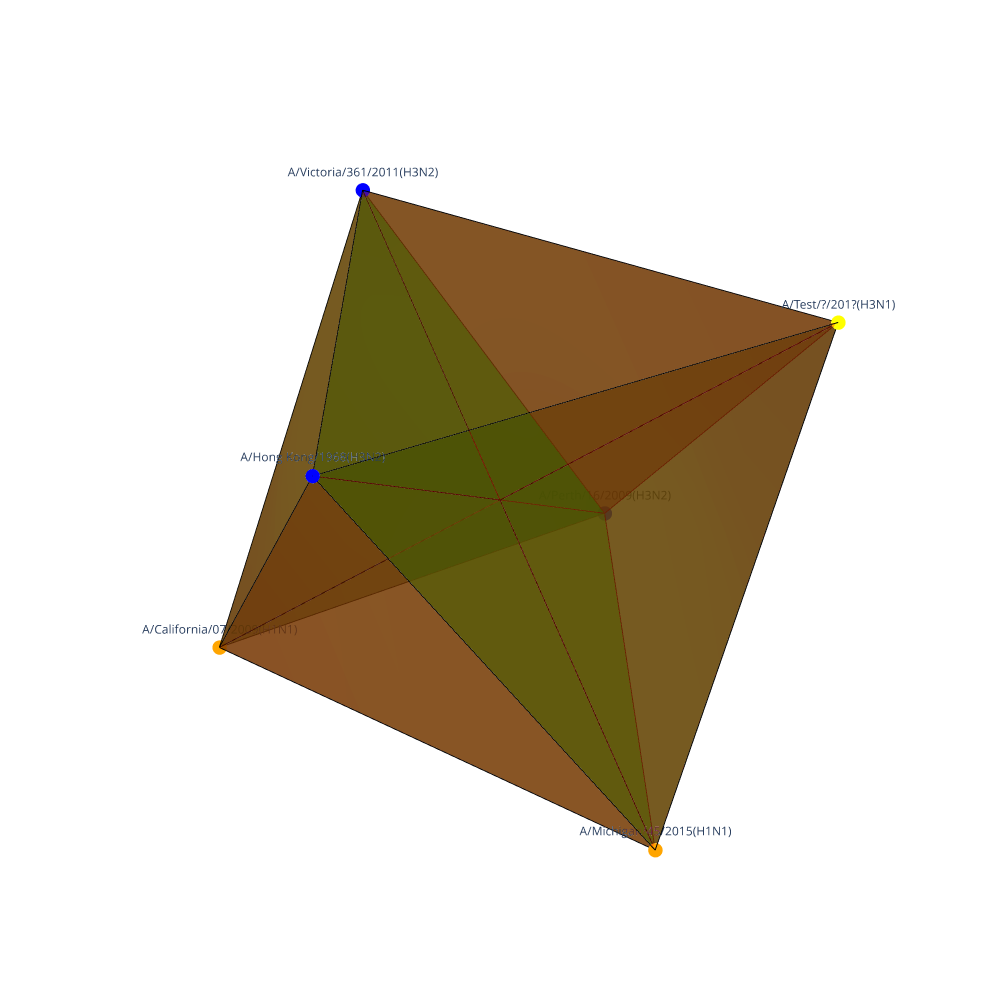

Notebook code for this chart:
### Code cell
# Visualizar el complejo simplicial 3D
print("Visualizing 3D simplicial complex at filtration time 150")
visualize_simplicial_complex(simplex_tree, 150, vertex_names=labels)

### Figure 1 — Plotly figure (JSON) as saved in the notebook; plotly's stock layout.template omitted (floating-point values rounded to 4 significant figures)
{"data": [{"hoverinfo": "text", "marker": {"color": ["blue", "blue", "orange", "blue", "orange", "yellow"], "size": 5}, "mode": "markers+text", "text": ["A/Victoria/361/2011(H3N2)", "A/Perth/16/2009(H3N2)", "A/Michigan/45/2015(H1N1)", "A/Hong Kong/1968(H3N2) ", "A/California/07/2009(H1N1)", "A/Test/?/201?(H3N1)"], "textposition": "top center", "type": "scatter3d", "x": [-0.2575, -1, 0.2578, 0.9999, 0.7623, -0.7624], "y": [-0.9788, -0.3354, 0.9788, 0.3353, -0.7553, 0.7555], "z": [0.7906, -0.741, -0.7905, 0.7412, -0.687, 0.6867]}, {"hoverinfo": "none", "line": {"color": ["black", "black", "black", "black", "black", "black", "black", "black", "black", "black", "black", "black", "black", "black", "black", "black", "black", "black", "black", "black", "black", "black", "black", "black", "black", "black", "black", "black", "black", "black", "black", "black", "black", "black", "black", "black", "black", "black", "black", "black", "black", "black", "black", "black", "black"], "width": 2}, "mode": "lines", "type": "scatter3d", "x": [-0.2575, -1, null, -0.2575, 0.9999, null, -0.2575, 0.7623, null, -0.2575, 0.2578, null, -0.2575, -0.7624, null, -1, 0.9999, null, -1, 0.7623, null, -1, 0.2578, null, -1, -0.7624, null, 0.2578, -0.7624, null, 0.2578, 0.7623, null, 0.2578, 0.9999, null, 0.9999, 0.7623, null, 0.9999, -0.7624, null, 0.7623, -0.7624, null], "y": [-0.9788, -0.3354, null, -0.9788, 0.3353, null, -0.9788, -0.7553, null, -0.9788, 0.9788, null, -0.9788, 0.7555, null, -0.3354, 0.3353, null, -0.3354, -0.7553, null, -0.3354, 0.9788, null, -0.3354, 0.7555, null, 0.9788, 0.7555, null, 0.9788, -0.7553, null, 0.9788, 0.3353, null, 0.3353, -0.7553, null, 0.3353, 0.7555, null, -0.7553, 0.7555, null], "z": [0.7906, -0.741, null, 0.7906, 0.7412, null, 0.7906, -0.687, null, 0.7906, -0.7905, null, 0.7906, 0.6867, null, -0.741, 0.7412, null, -0.741, -0.687, null, -0.741, -0.7905, null, -0.741, 0.6867, null, -0.7905, 0.6867, null, -0.7905, -0.687, null, -0.7905, 0.7412, null, 0.7412, -0.687, null, 0.7412, 0.6867, null, -0.687, 0.6867, null]}, {"color": "red", "opacity": 0.3, "type": "mesh3d", "x": [0.2578, 0.7623, -0.7624], "y": [0.9788, -0.7553, 0.7555], "z": [-0.7905, -0.687, 0.6867]}, {"color": "red", "opacity": 0.3, "type": "mesh3d", "x": [-0.2575, -1, 0.9999], "y": [-0.9788, -0.3354, 0.3353], "z": [0.7906, -0.741, 0.7412]}, {"color": "red", "opacity": 0.3, "type": "mesh3d", "x": [0.2578, 0.9999, 0.7623], "y": [0.9788, 0.3353, -0.7553], "z": [-0.7905, 0.7412, -0.687]}, {"color": "red", "opacity": 0.3, "type": "mesh3d", "x": [0.2578, 0.9999, -0.7624], "y": [0.9788, 0.3353, 0.7555], "z": [-0.7905, 0.7412, 0.6867]}, {"color": "red", "opacity": 0.3, "type": "mesh3d", "x": [0.9999, 0.7623, -0.7624], "y": [0.3353, -0.7553, 0.7555], "z": [0.7412, -0.687, 0.6867]}, {"color": "red", "opacity": 0.3, "type": "mesh3d", "x": [-0.2575, 0.9999, 0.7623], "y": [-0.9788, 0.3353, -0.7553], "z": [0.7906, 0.7412, -0.687]}, {"color": "red", "opacity": 0.3, "type": "mesh3d", "x": [-0.2575, -1, 0.7623], "y": [-0.9788, -0.3354, -0.7553], "z": [0.7906, -0.741, -0.687]}, {"color": "red", "opacity": 0.3, "type": "mesh3d", "x": [-1, 0.9999, 0.7623], "y": [-0.3354, 0.3353, -0.7553], "z": [-0.741, 0.7412, -0.687]}, {"color": "red", "opacity": 0.3, "type": "mesh3d", "x": [-0.2575, 0.2578, 0.9999], "y": [-0.9788, 0.9788, 0.3353], "z": [0.7906, -0.7905, 0.7412]}, {"color": "red", "opacity": 0.3, "type": "mesh3d", "x": [-0.2575, 0.2578, 0.7623], "y": [-0.9788, 0.9788, -0.7553], "z": [0.7906, -0.7905, -0.687]}, {"color": "red", "opacity": 0.3, "type": "mesh3d", "x": [-0.2575, 0.2578, -0.7624], "y": [-0.9788, 0.9788, 0.7555], "z": [0.7906, -0.7905, 0.6867]}, {"color": "red", "opacity": 0.3, "type": "mesh3d", "x": [-0.2575, 0.9999, -0.7624], "y": [-0.9788, 0.3353, 0.7555], "z": [0.7906, 0.7412, 0.6867]}, {"color": "red", "opacity": 0.3, "type": "mesh3d", "x": [-0.2575, 0.7623, -0.7624], "y": [-0.9788, -0.7553, 0.7555], "z": [0.7906, -0.687, 0.6867]}, {"color": "red", "opacity": 0.3, "type": "mesh3d", "x": [-0.2575, -1, 0.2578], "y": [-0.9788, -0.3354, 0.9788], "z": [0.7906, -0.741, -0.7905]}, {"color": "red", "opacity": 0.3, "type": "mesh3d", "x": [-1, 0.2578, 0.9999], "y": [-0.3354, 0.9788, 0.3353], "z": [-0.741, -0.7905, 0.7412]}, {"color": "red", "opacity": 0.3, "type": "mesh3d", "x": [-1, 0.2578, 0.7623], "y": [-0.3354, 0.9788, -0.7553], "z": [-0.741, -0.7905, -0.687]}, {"color": "red", "opacity": 0.3, "type": "mesh3d", "x": [-0.2575, -1, -0.7624], "y": [-0.9788, -0.3354, 0.7555], "z": [0.7906, -0.741, 0.6867]}, {"color": "red", "opacity": 0.3, "type": "mesh3d", "x": [-1, 0.2578, -0.7624], "y": [-0.3354, 0.9788, 0.7555], "z": [-0.741, -0.7905, 0.6867]}, {"color": "red", "opacity": 0.3, "type": "mesh3d", "x": [-1, 0.9999, -0.7624], "y": [-0.3354, 0.3353, 0.7555], "z": [-0.741, 0.7412, 0.6867]}, {"color": "red", "opacity": 0.3, "type": "mesh3d", "x": [-1, 0.7623, -0.7624], "y": [-0.3354, -0.7553, 0.7555], "z": [-0.741, -0.687, 0.6867]}, {"color": "green", "opacity": 0.1, "type": "mesh3d", "x": [0.2578, 0.9999, 0.7623, -0.7624], "y": [0.9788, 0.3353, -0.7553, 0.7555], "z": [-0.7905, 0.7412, -0.687, 0.6867]}, {"color": "green", "opacity": 0.1, "type": "mesh3d", "x": [-0.2575, -1, 0.9999, 0.7623], "y": [-0.9788, -0.3354, 0.3353, -0.7553], "z": [0.7906, -0.741, 0.7412, -0.687]}, {"color": "green", "opacity": 0.1, "type": "mesh3d", "x": [-0.2575, 0.2578, 0.9999, 0.7623], "y": [-0.9788, 0.9788, 0.3353, -0.7553], "z": [0.7906, -0.7905, 0.7412, -0.687]}, {"color": "green", "opacity": 0.1, "type": "mesh3d", "x": [-0.2575, 0.2578, 0.9999, -0.7624], "y": [-0.9788, 0.9788, 0.3353, 0.7555], "z": [0.7906, -0.7905, 0.7412, 0.6867]}, {"color": "green", "opacity": 0.1, "type": "mesh3d", "x": [-0.2575, 0.2578, 0.7623, -0.7624], "y": [-0.9788, 0.9788, -0.7553, 0.7555], "z": [0.7906, -0.7905, -0.687, 0.6867]}, {"color": "green", "opacity": 0.1, "type": "mesh3d", "x": [-0.2575, 0.9999, 0.7623, -0.7624], "y": [-0.9788, 0.3353, -0.7553, 0.7555], "z": [0.7906, 0.7412, -0.687, 0.6867]}, {"color": "green", "opacity": 0.1, "type": "mesh3d", "x": [-0.2575, -1, 0.2578, 0.9999], "y": [-0.9788, -0.3354, 0.9788, 0.3353], "z": [0.7906, -0.741, -0.7905, 0.7412]}, {"color": "green", "opacity": 0.1, "type": "mesh3d", "x": [-0.2575, -1, 0.2578, 0.7623], "y": [-0.9788, -0.3354, 0.9788, -0.7553], "z": [0.7906, -0.741, -0.7905, -0.687]}, {"color": "green", "opacity": 0.1, "type": "mesh3d", "x": [-1, 0.2578, 0.9999, 0.7623], "y": [-0.3354, 0.9788, 0.3353, -0.7553], "z": [-0.741, -0.7905, 0.7412, -0.687]}, {"color": "green", "opacity": 0.1, "type": "mesh3d", "x": [-0.2575, -1, 0.2578, -0.7624], "y": [-0.9788, -0.3354, 0.9788, 0.7555], "z": [0.7906, -0.741, -0.7905, 0.6867]}, {"color": "green", "opacity": 0.1, "type": "mesh3d", "x": [-0.2575, -1, 0.9999, -0.7624], "y": [-0.9788, -0.3354, 0.3353, 0.7555], "z": [0.7906, -0.741, 0.7412, 0.6867]}, {"color": "green", "opacity": 0.1, "type": "mesh3d", "x": [-1, 0.2578, 0.9999, -0.7624], "y": [-0.3354, 0.9788, 0.3353, 0.7555], "z": [-0.741, -0.7905, 0.7412, 0.6867]}, {"color": "green", "opacity": 0.1, "type": "mesh3d", "x": [-0.2575, -1, 0.7623, -0.7624], "y": [-0.9788, -0.3354, -0.7553, 0.7555], "z": [0.7906, -0.741, -0.687, 0.6867]}, {"color": "green", "opacity": 0.1, "type": "mesh3d", "x": [-1, 0.2578, 0.7623, -0.7624], "y": [-0.3354, 0.9788, -0.7553, 0.7555], "z": [-0.741, -0.7905, -0.687, 0.6867]}, {"color": "green", "opacity": 0.1, "type": "mesh3d", "x": [-1, 0.9999, 0.7623, -0.7624], "y": [-0.3354, 0.3353, -0.7553, 0.7555], "z": [-0.741, 0.7412, -0.687, 0.6867]}], "layout": {"height": 1000, "margin": {"b": 0, "l": 0, "r": 0, "t": 0}, "scene": {"aspectmode": "auto", "aspectratio": {"x": 1.089, "y": 1.066, "z": 0.8611}, "xaxis": {"type": "linear", "visible": false}, "yaxis": {"type": "linear", "visible": false}, "zaxis": {"type": "linear", "visible": false}}, "showlegend": false, "width": 1000}}
